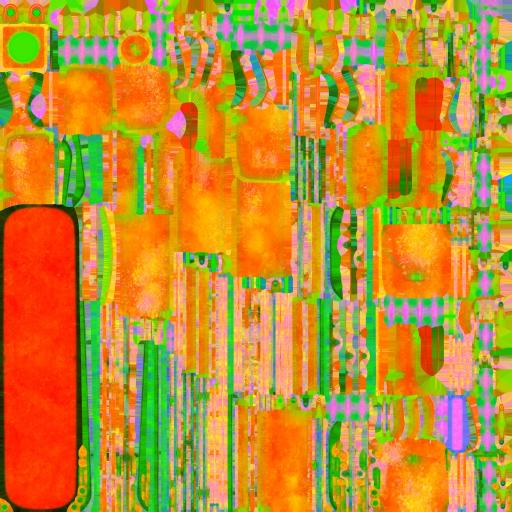
#> input picture assets/models/props/ph/caged_hanging_light_caged_hanging_light_arm_1k.jpg, 512 x 512 px, given in place of brick_diff.jpg, which was not available
$ python stylize_textures.py ../../assets/models/props/ph/caged_hanging_light_caged_hanging_light_arm_1k.jpg
#> lines starting #> are read from the running program, lines starting #| are printed output that depends on the picture; pictures that were not available may be replaced by others from this repository, and a replacement may not be noted
#> in main, img is the input picture: shape (512, 512, 3); mean B, G, R 49.7, 142.9, 190.1
"""Illustrated treatment for albedo textures (docs/art/ASSET_PRODUCTION_BIBLE.md, "Illustrated style").

    D:/Projects/tools/venv_art/Scripts/python.exe tools/art/stylize_textures.py [--only brick,tile]

Needs OpenCV (opencv-contrib-python-headless, Apache-2.0) in an isolated venv (see docs/art/PROVENANCE.md, "Tools").
For each source albedo it writes <name>_paint.<ext> next to it:
- fills: an oil-paint filter (cv2.xphoto.oilPainting) flattens photographic noise into painted patches;
- ink: cv2.stylization's dark edges, extracted as the luminance it removes, become lines tinted with the local colour
  (a dark warm/cool version of the surface, never pure black), with per-material strength;
- value and saturation are shaped toward the reference's disciplined palette.
The source textures stay untouched; materials choose the _paint version.
"""
import os
import sys

import cv2
import numpy as np

ROOT = os.path.join(os.path.dirname(os.path.abspath(__file__)), "..", "..")
FACILITY = os.path.join(ROOT, "assets", "textures", "facility")
ELENA = os.path.join(ROOT, "assets", "textures", "characters", "elena")
# file: (oil size, ink strength, saturation, value gamma, ink tint (B, G, R multipliers of the local colour))
JOBS = {
	os.path.join(FACILITY, "brick_diff.jpg"): (4, 0.55, 1.05, 1.0, (0.35, 0.3, 0.32)),
	os.path.join(FACILITY, "tile_diff.jpg"): (3, 0.25, 0.9, 0.95, (0.45, 0.42, 0.4)),
	os.path.join(FACILITY, "green_steel_diff.jpg"): (5, 0.35, 1.0, 1.0, (0.4, 0.38, 0.32)),
	os.path.join(FACILITY, "tread_plate_diff.jpg"): (3, 0.5, 0.9, 1.0, (0.35, 0.32, 0.3)),
	os.path.join(FACILITY, "floor_painted_diff.jpg"): (6, 0.3, 0.9, 1.0, (0.4, 0.38, 0.35)),
	os.path.join(FACILITY, "floor_damaged_diff.jpg"): (6, 0.35, 0.95, 1.0, (0.4, 0.38, 0.35)),
	os.path.join(FACILITY, "concrete_raw_diff.jpg"): (6, 0.35, 0.9, 1.0, (0.42, 0.4, 0.38)),
	os.path.join(FACILITY, "roof_sheet_diff.jpg"): (4, 0.4, 0.9, 1.0, (0.4, 0.38, 0.36)),
	os.path.join(FACILITY, "rubble_diff.jpg"): (4, 0.45, 0.95, 1.0, (0.38, 0.36, 0.34)),
	os.path.join(FACILITY, "rust_diff.jpg"): (5, 0.35, 1.0, 1.0, (0.35, 0.33, 0.3)),
	os.path.join(FACILITY, "dirty_concrete_diff.jpg"): (6, 0.3, 0.9, 1.0, (0.42, 0.4, 0.38)),
	os.path.join(FACILITY, "plaster_peeling_diff.jpg"): (5, 0.45, 1.0, 1.0, (0.4, 0.38, 0.36)),
	# Elena: painted skin (no ink), outfit with seam ink
	os.path.join(ELENA, "elena_skin_albedo.jpg"): (5, 0.0, 1.06, 1.0, (0.5, 0.45, 0.45)),
	os.path.join(ELENA, "elena_outfit_albedo.png"): (3, 0.4, 1.05, 1.0, (0.45, 0.42, 0.4)),
}


def stylize(img, oil, ink, saturation, gamma, tint):
#> called with oil = 4, ink = 0.55, saturation = 1.05, gamma = 1, tint = (0.35, 0.3, 0.32)
	fills = cv2.xphoto.oilPainting(img, oil, 1) if oil > 1 else img.copy()
	out = fills.astype(np.float32)
	if ink > 0.0:
		sty = cv2.stylization(img, sigma_s=40, sigma_r=0.35).astype(np.float32)
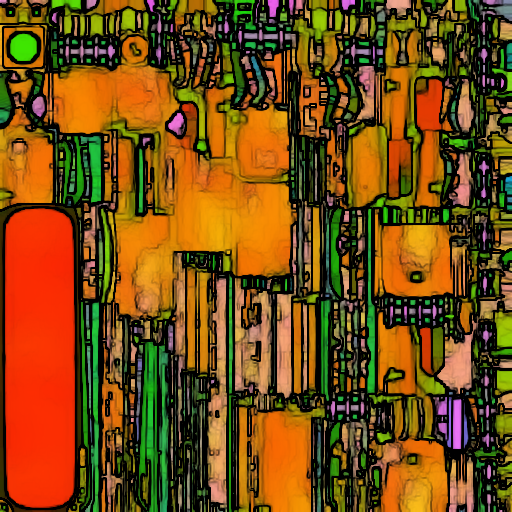
#> sty: shape (512, 512, 3) float32; mean B, G, R 20.2, 75.3, 116.5
		lum_f = out.mean(axis=2)
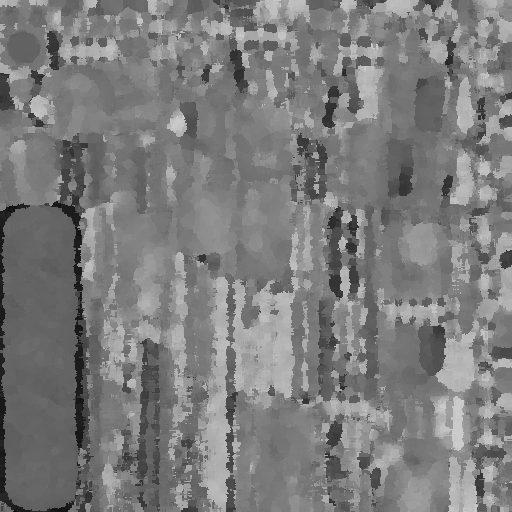
#> lum_f: shape (512, 512) float32; min 13, max 206, mean 124.8
		lum_s = sty.mean(axis=2)
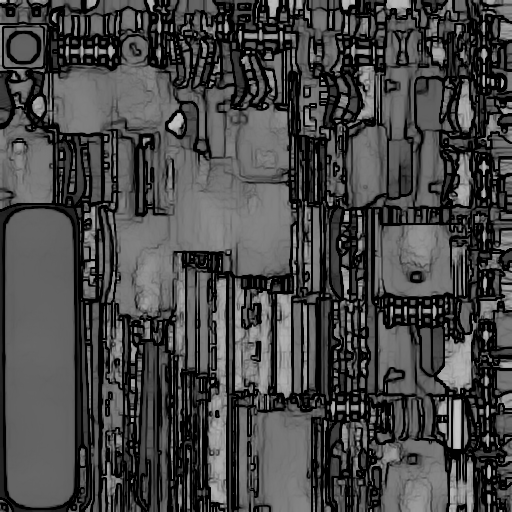
#> lum_s: shape (512, 512) float32; min 0, max 199, mean 70.7
		line = np.clip((lum_f - lum_s) / 90.0, 0.0, 1.0)
		line = cv2.GaussianBlur(line, (0, 0), 0.6)
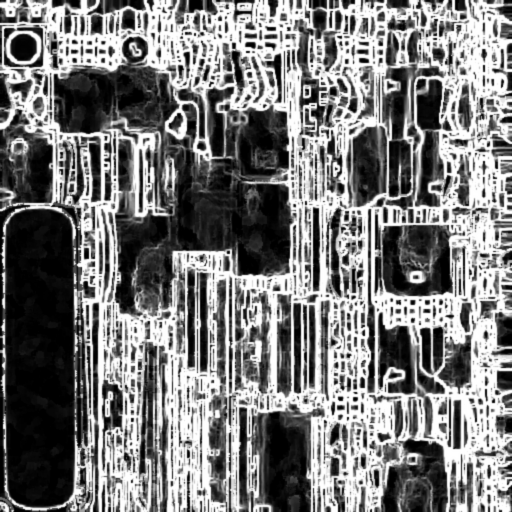
#> line: shape (512, 512) float32; min 0, max 1, mean 0.483
		ink_col = out * np.array(tint, dtype=np.float32)[None, None, :]
		k = (line * ink)[:, :, None]
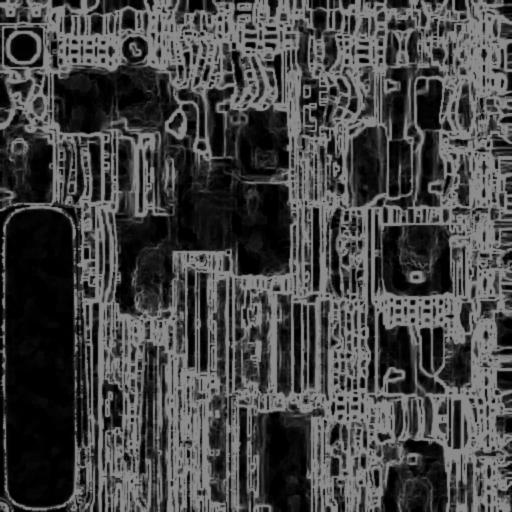
#> k: shape (512, 512, 1) float32; min 0, max 0.55, mean 0.265
		out = out * (1.0 - k) + ink_col * k
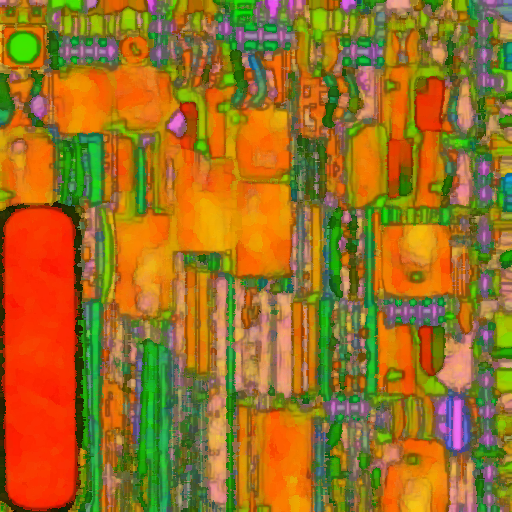
#> out: shape (512, 512, 3) float32; mean B, G, R 35.1, 112, 156.3
	hsv = cv2.cvtColor(np.clip(out, 0, 255).astype(np.uint8), cv2.COLOR_BGR2HSV).astype(np.float32)
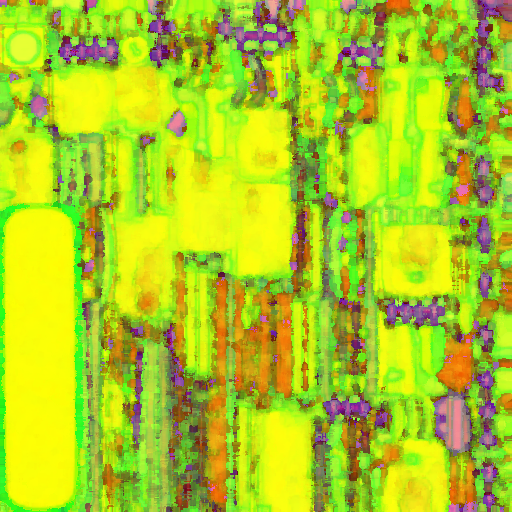
#> hsv: shape (512, 512, 3) float32; mean B, G, R 32.9, 202.6, 173.3
	hsv[:, :, 1] = np.clip(hsv[:, :, 1] * saturation, 0, 255)
	hsv[:, :, 2] = np.clip(255.0 * (hsv[:, :, 2] / 255.0) ** gamma, 0, 255)
	return cv2.cvtColor(hsv.astype(np.uint8), cv2.COLOR_HSV2BGR)


def main():
	only = []
	if "--only" in sys.argv:
		only = sys.argv[sys.argv.index("--only") + 1].split(",")
	for path, params in JOBS.items():
		name = os.path.basename(path)
		if only and not any(name.startswith(o) for o in only):
			continue
		img = cv2.imread(path, cv2.IMREAD_UNCHANGED)
		alpha = None
		if img.ndim == 3 and img.shape[2] == 4:
			alpha = img[:, :, 3]
			img = img[:, :, :3]
		out = stylize(img, *params)
		if alpha is not None:
			out = np.dstack([out, alpha])
		root, ext = os.path.splitext(path)
		dst = root.replace("_diff", "_paint").replace("_albedo", "_albedo_paint") + ext
		params_out = [cv2.IMWRITE_JPEG_QUALITY, 90] if ext == ".jpg" else [cv2.IMWRITE_PNG_COMPRESSION, 9]
		cv2.imwrite(dst, out, params_out)
		print(os.path.relpath(dst, ROOT), out.shape)
#| assets/textures/facility/brick_paint.jpg (512, 512, 3)
#> pass 2 of the loop in main, `for path, params in JOBS.items():`:
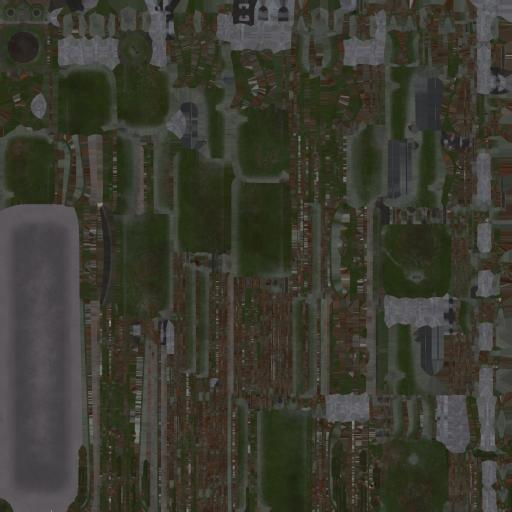
#> input picture assets/models/props/ph/caged_hanging_light_caged_hanging_light_diff_1k.jpg, 512 x 512 px, given in place of tile_diff.jpg, which was not available
#> in main, img is the input picture: shape (512, 512, 3); mean B, G, R 48.6, 59.2, 59.4
#> in stylize (call 2), `ink_col = out * np.array(tint, dtype=np.float32)[None, None, :]`:
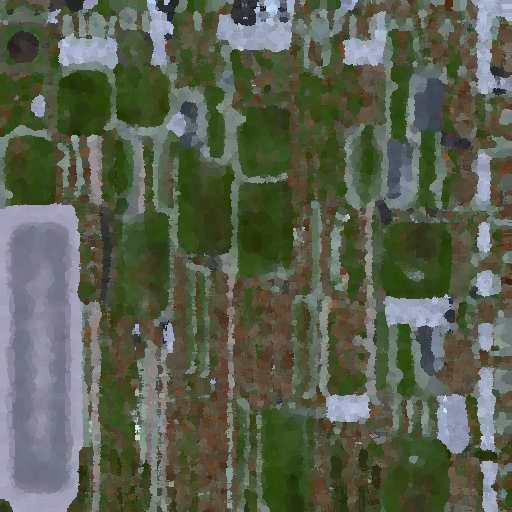
#> ink_col: shape (512, 512, 3) float32; mean B, G, R 21, 24.1, 23; drawn with min black and max white
#> in stylize (call 2), `hsv = cv2.cvtColor(np.clip(out, 0, 255).astype(np.uint8), cv2.COLOR_BG..`:
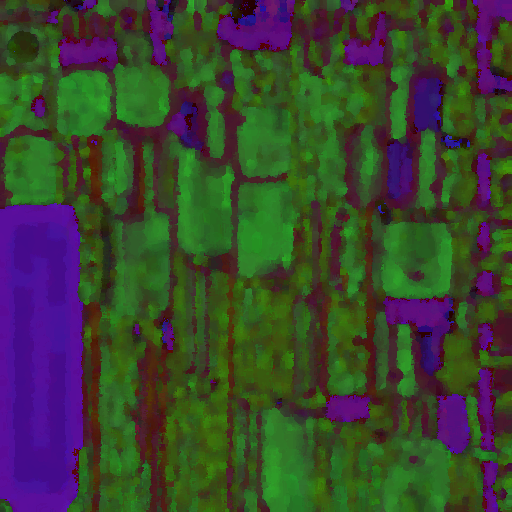
#> hsv: shape (512, 512, 3) float32; mean B, G, R 48.5, 68.5, 58.7
#| assets/textures/facility/tile_paint.jpg (512, 512, 3)


if __name__ == "__main__":
#> (the run stopped early here; a loop or call above may not have finished)
